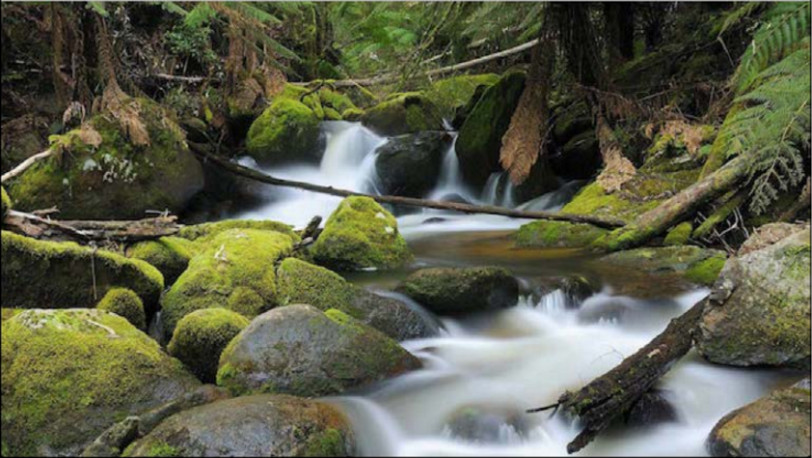
#> input picture python3_libraries/opencv/opencv3by_example/Chapter01/images/input.jpg, 812 x 458 px, found by its file name
$ python 06_erosion_dilation.py
#> lines starting #> are read from the running program, lines starting #| are printed output that depends on the picture
import cv2
import numpy as np

img = cv2.imread('images/input.jpg', 0)
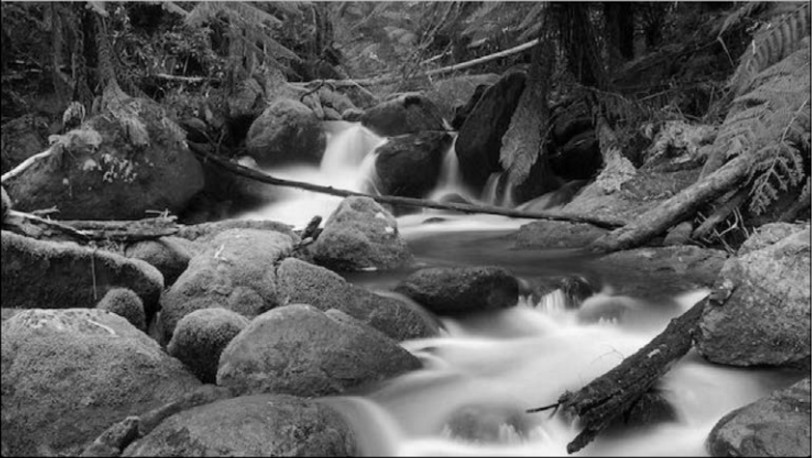
#> img: shape (458, 812); min 0, max 253, mean 90.3

kernel = np.ones((5,5), np.uint8)

img_erosion = cv2.erode(img, kernel, iterations=1)
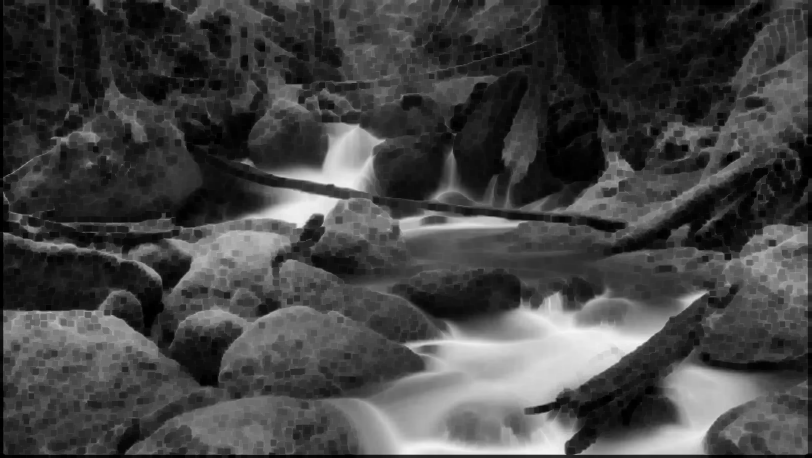
#> img_erosion: shape (458, 812); min 0, max 245, mean 67.9
img_dilation = cv2.dilate(img, kernel, iterations=1)
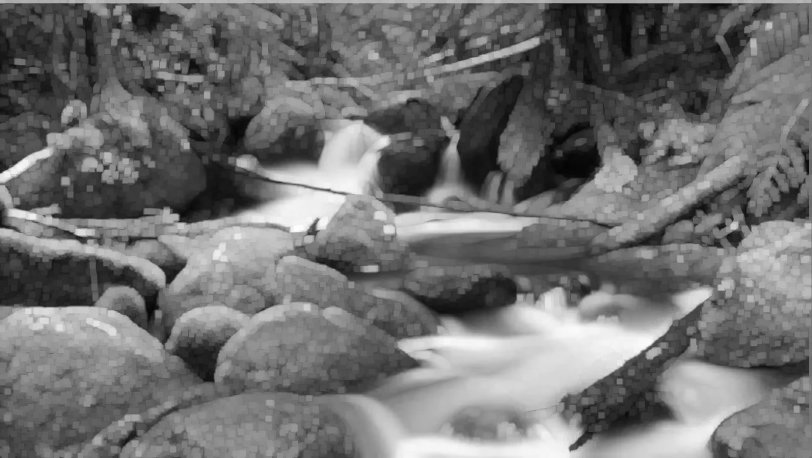
#> img_dilation: shape (458, 812); min 4, max 253, mean 113.3

cv2.imshow('Input', img)
cv2.imshow('Erosion', img_erosion)
cv2.imshow('Dilation', img_dilation)

cv2.waitKey(0)
